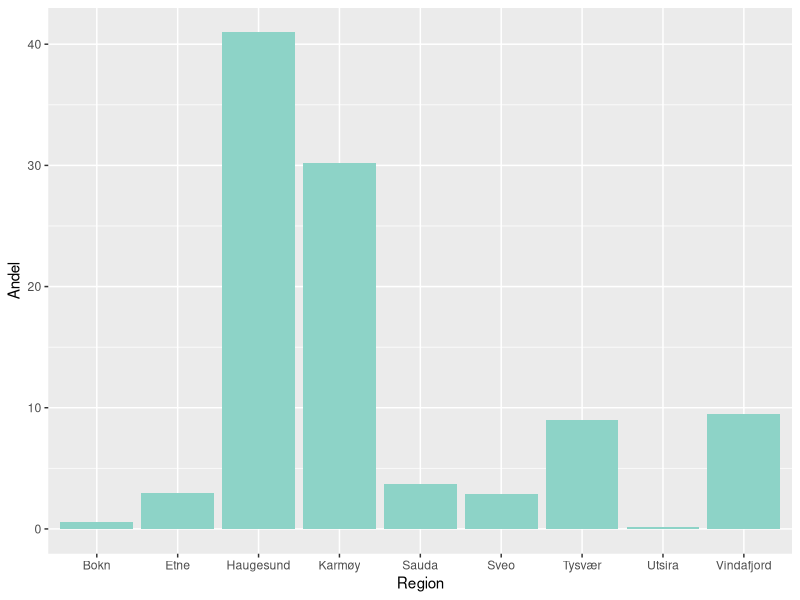
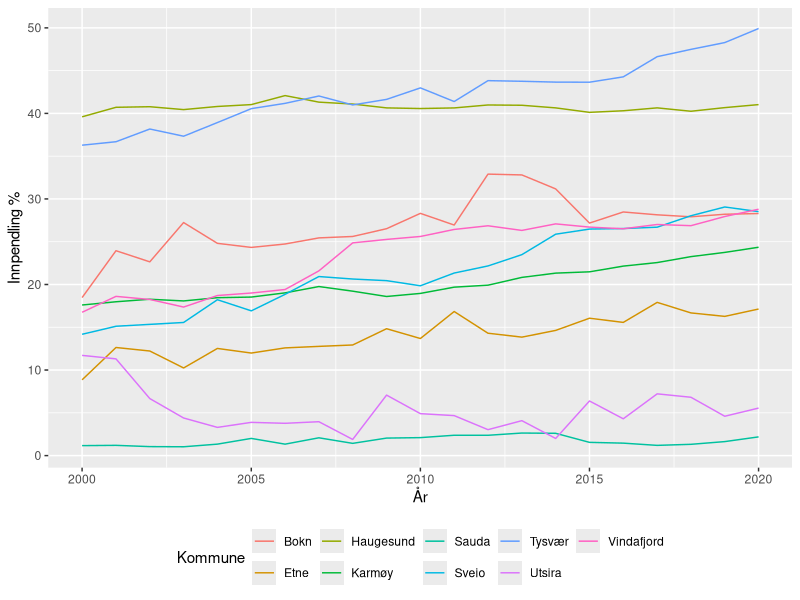
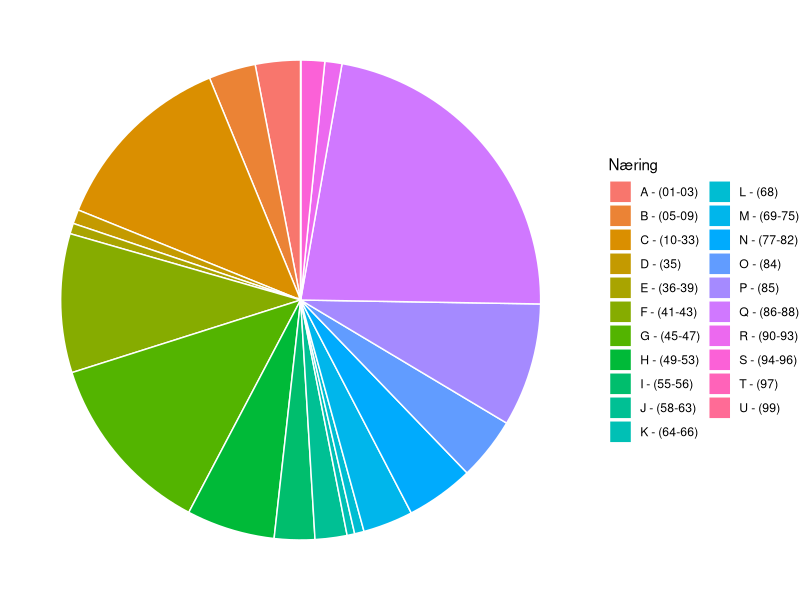
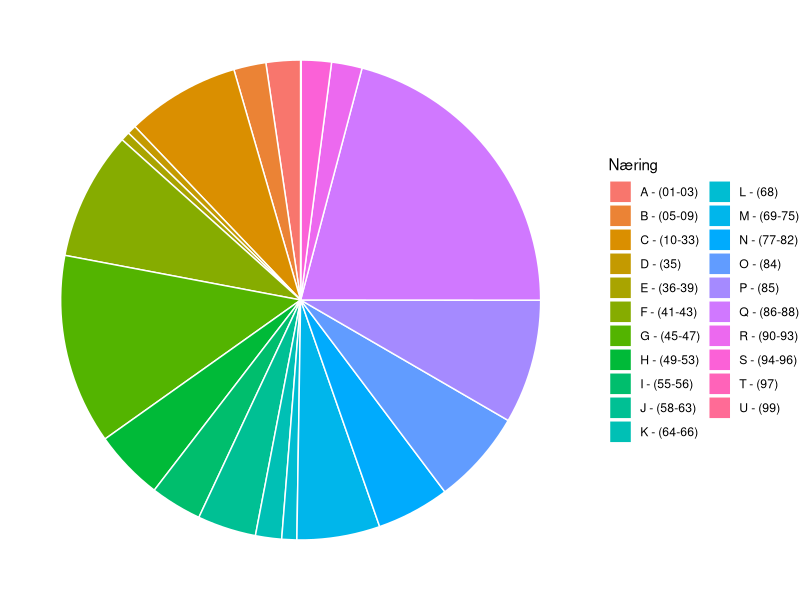
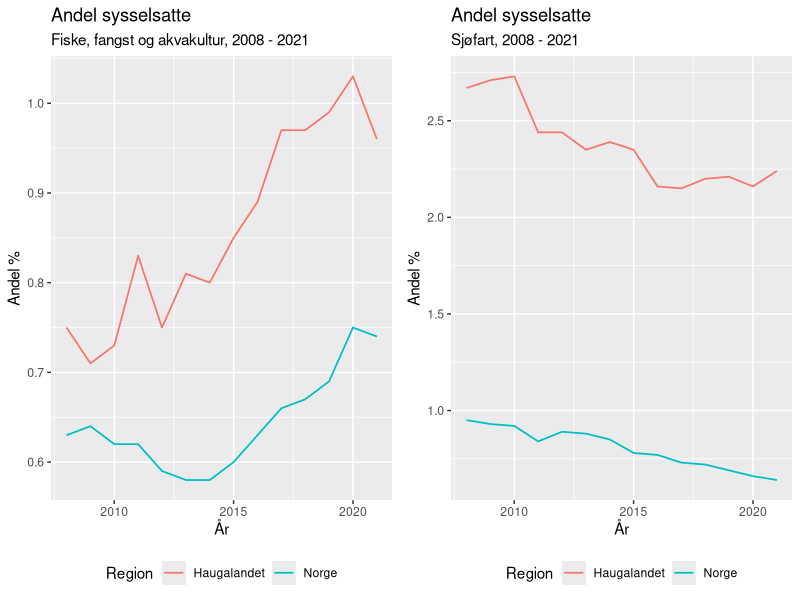
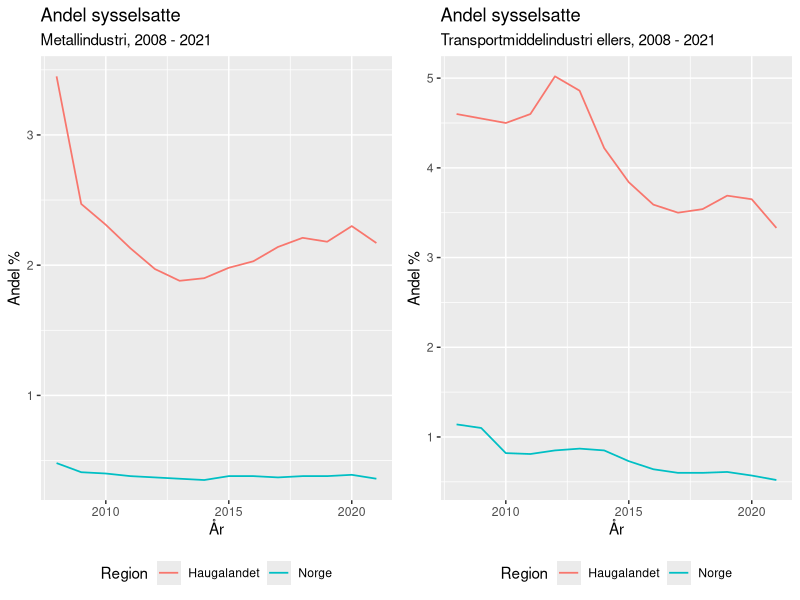
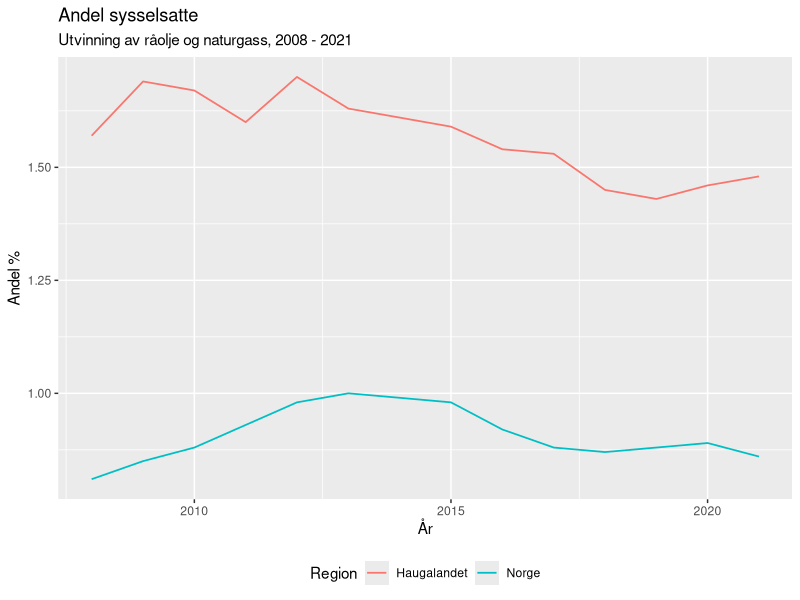
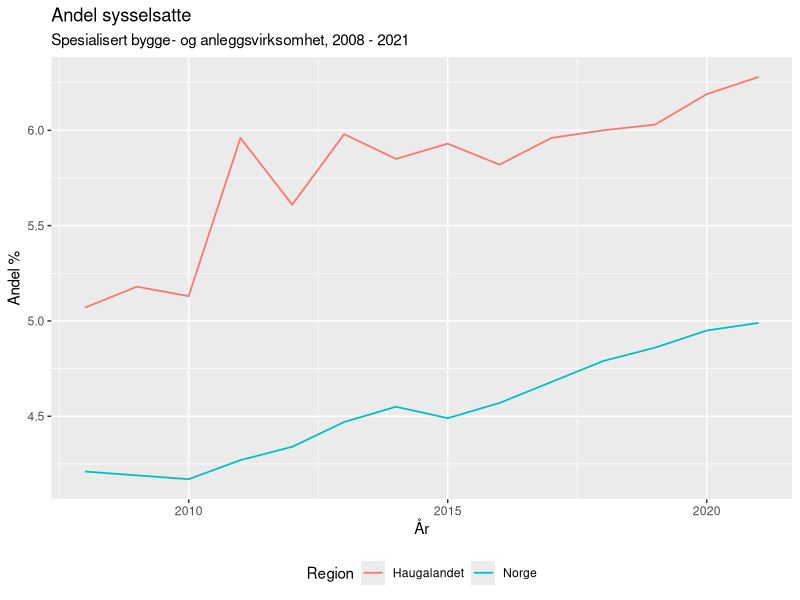

Source code (R) for these figures, in order:
## ---- chunk 1
library(tidyverse)
library(lubridate)
library(readr)
library(ggplot2)
library(ggpubr)
library(dplyr)
library(readxl)
library(data.table)
knitr::opts_chunk$set(echo=FALSE)
## ---- chunk 2
Tab_andel_sysselsatt_fordelt <- read_excel("Data_R_MSB_210/Tab_andel_sysselsatt_fordelt.xlsx")
## ---- chunk 3
#| label: fig-sysselsettingsfordeling
#| fig-cap: "Sysselsettingsfordelingen på Haugalandet, 2021"
Tab_andel_sysselsatt_fordelt %>% 
  select(Region, Andel, Naering) %>% 
    ggplot(Tab_andel_sysselsatt_fordelt, 
           mapping = aes(fill = Naering, 
                         y = Andel, 
                         x = Region)) +
  geom_bar(position = "dodge", stat = "identity") +
  scale_fill_brewer(palette = "Set3") + 
  theme(legend.position="none")
## ---- chunk 4
Tab_03321_andeler <- read_excel("Data_R_MSB_210/Tab_03321_andeler.xlsx") %>% 
  mutate(ar = make_date(aar))

## ---- chunk 5
#| label: fig-innpendling
#| fig-cap: "Innpendling på Haugalandet, 2000 - 2020"
Tab_03321_andeler%>%
  select(ar, b_knavn_new, Inn_pendlere) %>%
  filter(
    b_knavn_new %in% c("Tysvær", "Karmøy", "Sauda", "Haugesund", "Bokn", "Utsira", "Vindafjord", "Etne", "Sveio")
    ) %>%
  ggplot(mapping = aes(x = ar, y = Inn_pendlere, colour = b_knavn_new)) +
  geom_line(aes(group = b_knavn_new), lwd = 0.5) +
  theme(legend.position = 'bottom') +
  xlab("År") +
  ylab("Innpendling %") +
  labs(colour = "Kommune")
## ---- chunk 6
NACE_kake_2021 <- read_excel("Data_R_MSB_210/NACE_kake_2021.xlsx")
## ---- chunk 7
NACE_kake_2021 %>%
  filter(Region %in% c("Haugalandet")) %>%
  ggplot(NACE_kake_2021, mapping = aes(fill = Næring,
                                       y = Andel,
                                       x = Region)) +
 geom_bar(stat = "identity", width = 1, color = "white") +
  coord_polar("y", start = 0) +
  theme(legend.position = "bottom") + 
  theme_void()
## ---- chunk 8
NACE_kake_2021 %>%
  filter(Region %in% c("Norge")) %>%
  ggplot(NACE_kake_2021, mapping = aes(fill = Næring,
                                       y = Andel,
                                       x = Region)) +
 geom_bar(stat = "identity", width = 1, color = "white") +
  coord_polar("y", start = 0) +
  theme(legend.position = "bottom") + 
  theme_void()
## ---- chunk 9
Tab_13470_andeler_naering <- read_excel("Data_R_MSB_210/Tab_13470_andeler_naering.xlsx")
## ---- chunk 10
Tab_13470_andeler_naering <- Tab_13470_andeler_naering %>% 
  mutate(ar = make_date(Aar))
## ---- chunk 11
Tab_13470_andeler_naering$Region <- replace(Tab_13470_andeler_naering$Region,Tab_13470_andeler_naering$Region=="Hele landet","Norge")
## ---- chunk 12
Tabell_Fiske_fangst_og_akvakultur <- Tab_13470_andeler_naering %>%
  select(ar, Region, Andel, Naering) %>%
  filter(Naering %in% c("Fiske, fangst og akvakultur")
    ) %>%
  ggplot(mapping = aes(x = ar, y = Andel, colour = Region)) +
  geom_line(aes(group = Region), lwd = 0.6) +
  theme(legend.position = 'bottom') +
  xlab("År") +
  ylab("Andel %") +
  labs(colour = "Andel sysselsatte") %>% 
  ggtitle("Fiske, fangst og akvakultur, 2008 - 2021") 

Tabell_Sjøfart <- Tab_13470_andeler_naering %>%
  select(ar, Region, Andel, Naering) %>%
  filter(Naering %in% c("Sjøfart")
    ) %>%
  ggplot(mapping = aes(x = ar, y = Andel, colour = Region)) +
  geom_line(aes(group = Region), lwd = 0.6) +
  theme(legend.position = 'bottom')+
  xlab("År") +
  ylab("Andel %") +
  labs(colour = "Andel sysselsatte") %>% 
  ggtitle("Sjøfart, 2008 - 2021")

ggarrange(Tabell_Fiske_fangst_og_akvakultur, Tabell_Sjøfart)
## ---- chunk 13
Tabell_Metallindustri <- Tab_13470_andeler_naering %>%
  select(ar, Region, Andel, Naering) %>%
  filter(Naering %in% c("Metallindustri")
    ) %>%
  ggplot(mapping = aes(x = ar, y = Andel, colour = Region)) +
  geom_line(aes(group = Region), lwd = 0.6) +
  theme(legend.position = 'bottom')+
  xlab("År") +
  ylab("Andel %") +
  labs(colour = "Andel sysselsatte") %>% 
  ggtitle("Metallindustri, 2008 - 2021")

Tabell_Transportmiddelindustri_ellers <- Tab_13470_andeler_naering %>%
 select(ar, Region, Andel, Naering) %>%
  filter(Naering %in% c("Transportmiddelindustri ellers")
    ) %>%
  ggplot(mapping = aes(x = ar, y = Andel, colour = Region)) +
  geom_line(aes(group = Region), lwd = 0.6) +
  theme(legend.position = 'bottom') +
  xlab("År") +
  ylab("Andel %") +
  labs(colour = "Andel sysselsatte") %>% 
  ggtitle("Transportmiddelindustri ellers, 2008 - 2021")

ggarrange(Tabell_Metallindustri, Tabell_Transportmiddelindustri_ellers)
## ---- chunk 14
#| label: fig-utvinning_råolje_naturgass
#| fig-cap: "Utvinning av råolje og naturgass, 2008 - 2021"
Tab_13470_andeler_naering %>%
 select(ar, Region, Andel, Naering) %>%
  filter(Naering %in% c("Utvinning av råolje og naturgass")
    ) %>%
  ggplot(mapping = aes(x = ar, y = Andel, colour = Region)) +
  geom_line(aes(group = Region), lwd = 0.6) +
  theme(legend.position = 'bottom') +
  xlab("År") +
  ylab("Andel %") +
  labs(colour = "Andel sysselsatte") %>% 
  ggtitle("Utvinning av råolje og naturgass, 2008 - 2021")
## ---- chunk 15
#| label: fig-bygg_og_anlegg
#| fig-cap: "pesialisert bygge- og anleggsvirksomhet, 2008 - 2021"
Tab_13470_andeler_naering %>%
 select(ar, Region, Andel, Naering) %>%
  filter(Naering %in% c("Spesialisert bygge- og anleggsvirksomhet")
    ) %>%
  ggplot(mapping = aes(x = ar, y = Andel, colour = Region)) +
  geom_line(aes(group = Region), lwd = 0.6) +
  theme(legend.position = 'bottom') +
  xlab("År") +
  ylab("Andel %") +
  labs(colour = "Andel sysselsatte") %>% 
  ggtitle("Spesialisert bygge- og anleggsvirksomhet, 2008 - 2021")
## ---- chunk 16
#| label: fig-detaljhandel
#| fig-cap: "Detaljhandel, unntatt med motorvogner, 2008-2021"
Tab_13470_andeler_naering %>%
 select(ar, Region, Andel, Naering) %>%
  filter(Naering %in% c("Detaljhandel, unntatt med motorvogner")
    ) %>%
  ggplot(mapping = aes(x = ar, y = Andel, colour = Region)) +
  geom_line(aes(group = Region), lwd = 0.6) +
  theme(legend.position = 'bottom') +
  xlab("År") +
  ylab("Andel %") +
  labs(colour = "Andel sysselsatte") %>% 
  ggtitle("Detaljhandel, unntatt med motorvogner, 2008 - 2021")
## ---- chunk 17
#| label: fig-pleie_og_omsorg
#| fig-cap: "Pleie og omsorg, 2008-2021"
Tab_13470_andeler_naering %>%
 select(ar, Region, Andel, Naering) %>%
  filter(Naering %in% c("Pleie og omsorg i institusjon")
    ) %>%
  ggplot(mapping = aes(x = ar, y = Andel, colour = Region)) +
  geom_line(aes(group = Region), lwd = 0.6) +
  theme(legend.position = 'bottom') +
  xlab("År") +
  ylab("Andel %") +
  labs(colour = "Andel sysselsatte") %>% 
  ggtitle("Pleie og omsorg i institusjon, 2008 - 2021")
## ---- chunk 18
Tab_10539_13470_Nov <- read_excel("Data_R_MSB_210/Tab_10539_13470_Nov.xlsx")
## ---- chunk 19
Tab_10539_13470_Nov <- Tab_10539_13470_Nov %>% 
  mutate(ar = make_date(Aar))
## ---- chunk 20
#| label: fig-arbeidsledighet
#| fig-cap: "Arbeidsledighet for november, 2008-2020"
Tab_10539_13470_Nov %>%
  select(ar, Region, Andel) %>%
  filter(Region %in% c("Haugalandet", "Hele landet")
    ) %>%
  ggplot(mapping = aes(x = ar, y = Andel, colour = Region)) +
  geom_line(aes(group = Region), lwd = 0.6) +
  theme(legend.position = 'bottom')+
  xlab("År") +
  ylab("Andel %") +
  labs(colour = "Arbeidsledighet") %>% 
  ggtitle("For november måned, 2008-2020")
## ---- chunk 21
Tab_11615_fagfelt_sysselsatte <- read_excel("Data_R_MSB_210/11615_fagfelt_sysselsatte.xlsx")
## ---- chunk 22
Tab_11615_fagfelt_sysselsatte <- Tab_11615_fagfelt_sysselsatte %>% 
mutate(ar = make_date(aar))
## ---- chunk 23
Tab_11615_fagfelt_sysselsatte$Region <- replace(Tab_11615_fagfelt_sysselsatte$Region, Tab_11615_fagfelt_sysselsatte$Region=="Hele landet","Norge")
## ---- chunk 24
#| label: fig-fagfelt
#| fig-cap: "Fagfelt"
Tab_11615_fagfelt_sysselsatte %>%
  filter(Region %in% c("Haugalandet", "Norge")) %>%
  filter(ar == "2021-01-01") %>% 
    ggplot(Tab_11615_fagfelt_sysselsatte, mapping = aes(fill = fagfelt, y = Andel, x = Region)) +
  geom_bar(position = "dodge", stat = "identity")
## ---- chunk 25
Tab_11615_utdanningsnivaa_sysselsatte_andel <- read_excel("Data_R_MSB_210/11615_utdanningsnivaa_sysselsatte_andel.xlsx") %>% 
  mutate(ar = make_date(Aar))
## ---- chunk 26
Tab_11615_utdanningsnivaa_sysselsatte_andel$Region <- replace(Tab_11615_utdanningsnivaa_sysselsatte_andel$Region,                                                      Tab_11615_utdanningsnivaa_sysselsatte_andel$Region=="Hele landet","Norge")
## ---- chunk 27
Tab_11615_utdanningsnivaa_sysselsatte_andel$Utdanningnivaa <- 
  replace(Tab_11615_utdanningsnivaa_sysselsatte_andel$Utdanningnivaa, 
          Tab_11615_utdanningsnivaa_sysselsatte_andel$Utdanningnivaa == 
            "Universitets- og høgskoleutdanning, 1-4 år (nivå 6)", "Universitet - kort")
## ---- chunk 28
Tab_11615_utdanningsnivaa_sysselsatte_andel$Utdanningnivaa <- 
  replace(Tab_11615_utdanningsnivaa_sysselsatte_andel$Utdanningnivaa, 
          Tab_11615_utdanningsnivaa_sysselsatte_andel$Utdanningnivaa == 
            "Universitets- og høgskoleutdanning, over 4 år (nivå 7-8)", 
          "Universitet - lang")
## ---- chunk 29
#| label: fig-utdanning
#| fig-cap: "Utdanningsnivå"
Tab_11615_utdanningsnivaa_sysselsatte_andel %>%
  filter(Region %in% c("Haugalandet", "Norge")) %>%
  filter(ar == "2021-01-01") %>% 
    ggplot(Tab_11615_utdanningsnivaa_sysselsatte_andel, 
           mapping = aes(fill = Utdanningnivaa, 
                         y = Andel, 
                         x = Region)) +
  geom_bar(position = "dodge", stat = "identity")
